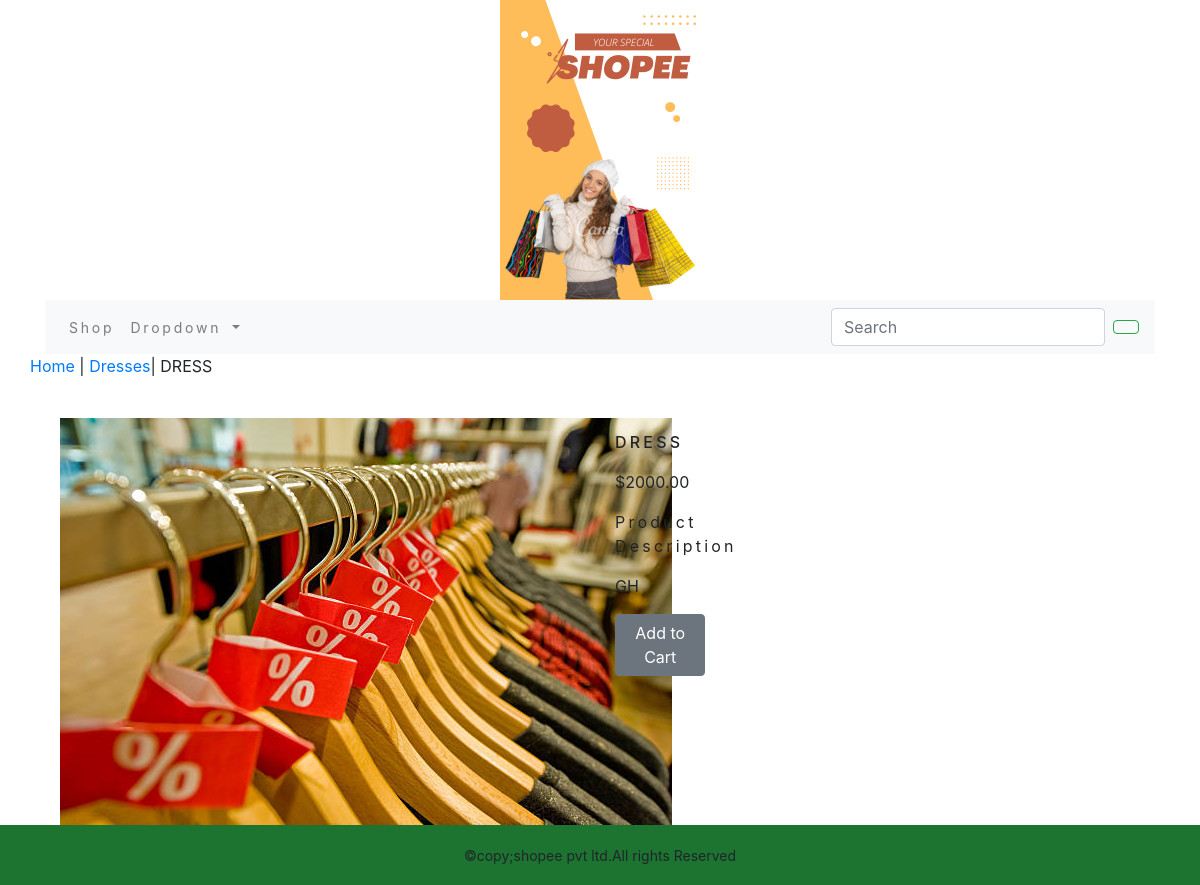
/shop/dresses/dress/, run on the app's committed database.
### ecoapp/models.py (models this page shows, shortened)
class Product(models.Model):
    name = models.CharField(max_length=100, unique=True)
    slug = models.SlugField(max_length=250, unique=True)
    description = models.TextField(blank=True)
    image = models.ImageField(upload_to='product', blank=True)
    price=models.DecimalField(max_digits=10,decimal_places=2)
    category=models.ForeignKey(Category,on_delete=models.CASCADE)
    stock=models.IntegerField()
    available=models.BooleanField(default=True)
    created=models.DateTimeField(auto_now_add=True)
    updated=models.DateTimeField(auto_now=True)
    class Meta:
        ordering = ('name',)
        verbose_name = 'product'
        verbose_name_plural = 'products'

class Category(models.Model):
    name=models.CharField(max_length=100,unique=True)
    slug=models.SlugField(max_length=250,unique=True)
    description=models.TextField(blank=True)
    image=models.ImageField(upload_to='category',blank=True)
    class Meta:
        ordering=('name',)
        verbose_name='category'
        verbose_name_plural='categories'
    def get_url(self):
        return reverse('ecoapp:products_by_category',args=[self.slug])
    def __str__(self):
        return '{}'.format(self.name)

### ecoapp/views.py (the view)
# urls.py: path('<slug:c_slug>/<slug:product_slug>/',views.proDetail,name="ProdutCategoryDetail"),
def proDetail(request,c_slug,product_slug):
    try:
        product=Product.objects.get(category__slug=c_slug,slug=product_slug)
    except  Exception as e:
        raise e
    return render(request,"product.html",{'product':product})

### cart/context_processors.py (called while the page is built)
def counter(request):
    item_count=0
    if 'admin' in request.path:
        return {}
    else:
        try:
            cart=Cart.objects.filter(cart_id=_cart_id(request))
            car_items=CartItem.objects.all().filter(cart=cart[:1])
            for cart_item in car_items:
                item_count += cart_item.quantity
        except Cart.DoesNotExist:
            item_count=0
    return dict(item_count=item_count)

### cart/views.py (called while the page is built)
def _cart_id(request):
    cart=request.session.session_key
    if not cart:
        cart=request.session.create()
    return cart

### ecoapp/context_processors.py (called while the page is built)
def menu_link(request):
    link=Category.objects.all()
    return dict(links=link)

### templates/product.html (shortened to what this page needs)
{% extends 'base.html' %}
{% load static %}
{% block content %}
<div class="row mt_prod_row_class">
    <div class="mx_auto">
        <p><a href="{% url 'ecoapp:allProCat' %}">Home</a> | <a href="{{ product.category.get_url }}">{{ product.category }}</a>| {{ product.name }}</p>
    </div>
</div>
<div class="container">
 <br>
    <div class="row">
        <div class="col-12 col-sm-12 col-md-12 col-lg-6 text-center">
            <div style="min-width:18rem">
                <img src="{{ product.image.url }}" alt="{{ product.name }}">
            </div>
        </div>
    <div>
        <div class="col-12 col-sm-12 col-md-12 col-lg-6">
            <div>
                <h1 class="my_prod_title">{{ product.name }}</h1>
                <p>${{ product.price }}</p>
                <p class="my_title"> Product Description</p>
                <p class="text-justify my_prod_text">{{ product.description }}</p>
                {% if product.stock <= 0 %}
                <p class="text-justify my_prod_text"><b>Out of Stock</b></p>
                {% else %}
                <a class="btn btn-secondary" href="{% url 'cart:add_cart' product.id %}">Add to Cart</a>
                {% endif %}
            </div>
        </div>
    </div>
    </div>
</div>
{% endblock %}

### static/css/coustom.css (style rules this page uses)
body { font-family: 'Roboto', sans-serif; }
.my_title { font-size: 16px; text_transform:uppercase; letter-spacing:.2em; }
.my_prod_title { font-size: 16px; text_transform:uppercase; letter-spacing:.2em; padding-top: 15px; padding-bottom: 10px; }
.my_prod_text { padding-right: 20px; }

### data on the page
Product: category "Dresses", name "DRESS", image (picture), price "2000.00", description "GH"
